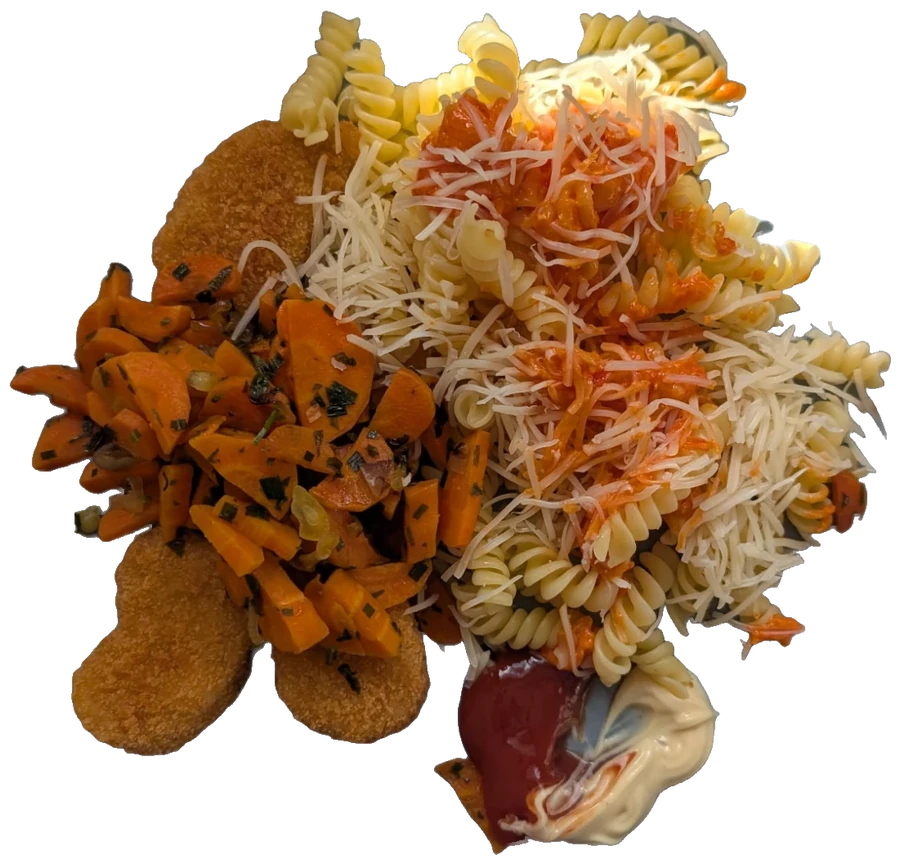
#> input picture design/assets/dishes/pates-carottes.webp, 900 x 864 px, given in place of fa34e6fc-image.jpg, which was not available
$ python cutout.py assets/dishes
#> lines starting #> are read from the running program, lines starting #| are printed output that depends on the picture
"""Cut dishes out of real photos into transparent images for the mockups.

IS-Net (via rembg) gives a saliency mask; plates and bowls are then re-fitted
as ellipses so the food inside stays opaque and neighbouring objects
(forks, a second bowl, a phone) drop out. Free-form dishes keep the model's
silhouette with its interior holes filled.

Usage:
    U2NET_HOME=/path/to/models python design/cutout.py /path/to/photos
"""

from __future__ import annotations

import sys
from dataclasses import dataclass, field
from functools import cache
from pathlib import Path
from typing import Literal

import cv2
import numpy as np
from numpy.typing import NDArray
from PIL import Image
from rembg import new_session, remove

ASSETS_DIR: Path = Path(__file__).resolve().parent / "assets" / "dishes"
STICKERS_DIR: Path = Path(__file__).resolve().parent / "assets" / "stickers"
MAX_SIDE: int = 900

Mask = NDArray[np.uint8]
Ellipse = tuple[tuple[float, float], tuple[float, float], float]


@dataclass(frozen=True)
class Circle:
    """Rough position of a round vessel in source pixels."""

    cx: float
    cy: float
    r: float


@dataclass(frozen=True)
class DishSpec:
    name: str
    source: str
    mode: Literal["ellipse", "free"]
    guess: Circle | None = None
    occluders: tuple[Circle, ...] = field(default_factory=tuple)


DISHES: tuple[DishSpec, ...] = (
    DishSpec("pizza-wrap", "fa34e6fc-image.jpg", "ellipse", Circle(933, 1115, 530)),
    DishSpec(
        "salade-courgettes", "4fb18ba3-image.jpg", "ellipse", Circle(616, 828, 476),
    ),
    DishSpec(
        "salade-verte",
        "4fb18ba3-image.jpg",
        "ellipse",
        Circle(1192, 1588, 542),
        occluders=(Circle(616, 828, 476),),
    ),
    DishSpec("aubergines-pizza", "a29c58ca-image.jpg", "free"),
    DishSpec("salade-endives", "endives.webp", "ellipse", Circle(951, 753, 653)),
    DishSpec("pates-carottes", "pates.webp", "free"),
)


@cache
def saliency_mask(path: Path) -> Mask:
    """Return the IS-Net foreground mask (0-255) for a photo, computed once."""
    session = new_session("isnet-general-use")
    mask = remove(Image.open(path).convert("RGB"), session=session, only_mask=True)
    return np.asarray(mask, dtype=np.uint8)


# [77 lines left out: functions fit_rim, ellipse_alpha, restore_occluded, free_alpha, crop_rgba, sticker, not called in this run]


def cut(spec: DishSpec, photos_dir: Path) -> Path:
    source = photos_dir / spec.source
    rgb = np.asarray(Image.open(source).convert("RGB"), dtype=np.uint8)
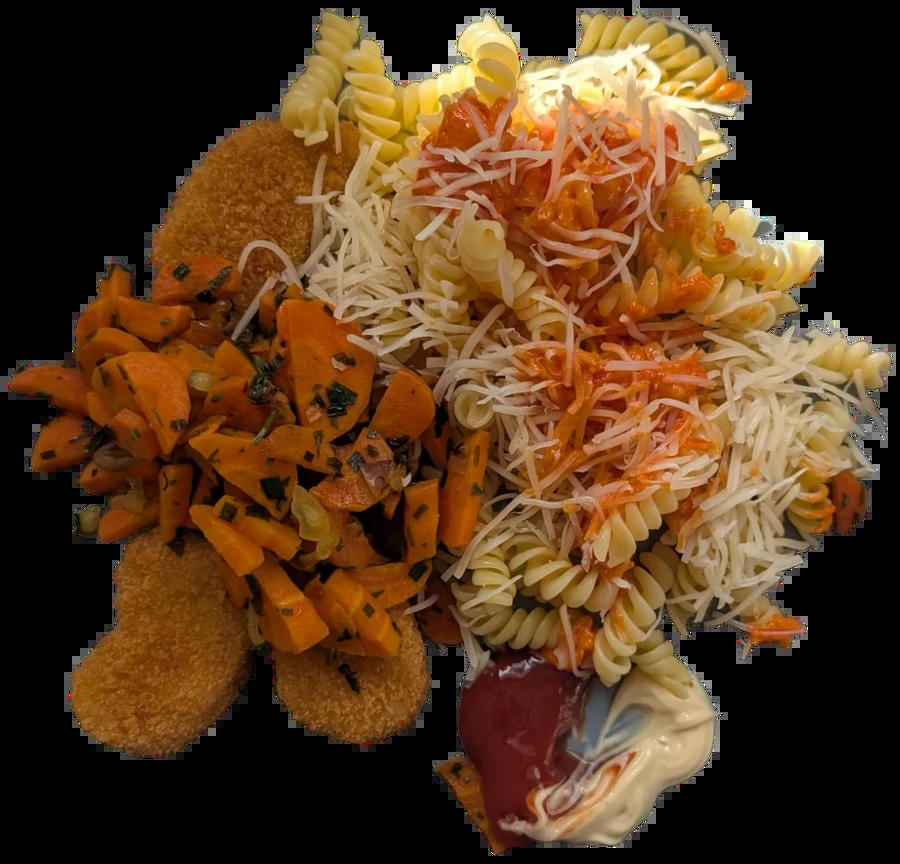
#> rgb: shape (864, 900, 3); mean R, G, B 88, 57.6, 29.5
    mask = saliency_mask(source)
    if spec.mode == "ellipse":
        assert spec.guess is not None, f"{spec.name} needs a rim guess"
        rim = fit_rim(mask, spec.guess, spec.occluders)
        alpha = ellipse_alpha(mask.shape, rim)
        if spec.occluders:
            rgb = restore_occluded(rgb, alpha, spec.occluders)
    else:
        alpha = free_alpha(mask)
    out = ASSETS_DIR / f"{spec.name}.webp"
    image = crop_rgba(rgb, alpha)
    image.save(out, quality=90, method=6)
    sticker(image).save(STICKERS_DIR / f"{spec.name}.webp", quality=90, method=6)
    return out


def main() -> None:
    photos_dir = Path(sys.argv[1])
    ASSETS_DIR.mkdir(parents=True, exist_ok=True)
    STICKERS_DIR.mkdir(parents=True, exist_ok=True)
    for spec in DISHES:
        print(f"cut {cut(spec, photos_dir).relative_to(ASSETS_DIR.parent.parent)}")
#> (the call stopped at in saliency_mask, `session = new_session("isnet-general-use")`: rembg is not available in this run)
#> pass 2 of the loop in main, `for spec in DISHES:`:
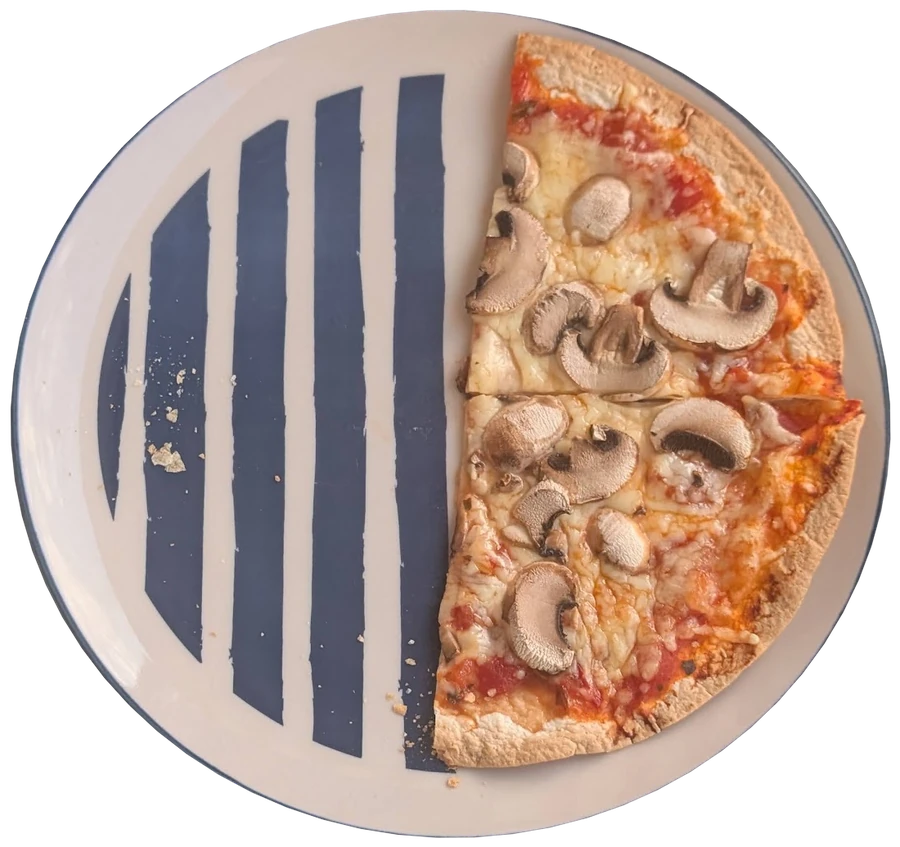
#> input picture design/assets/dishes/pizza-wrap.webp, 900 x 847 px, given in place of 4fb18ba3-image.jpg, which was not available
#> in cut (call 2), `rgb = np.asarray(Image.open(source).convert("RGB"), dtype=np.uint8)`:
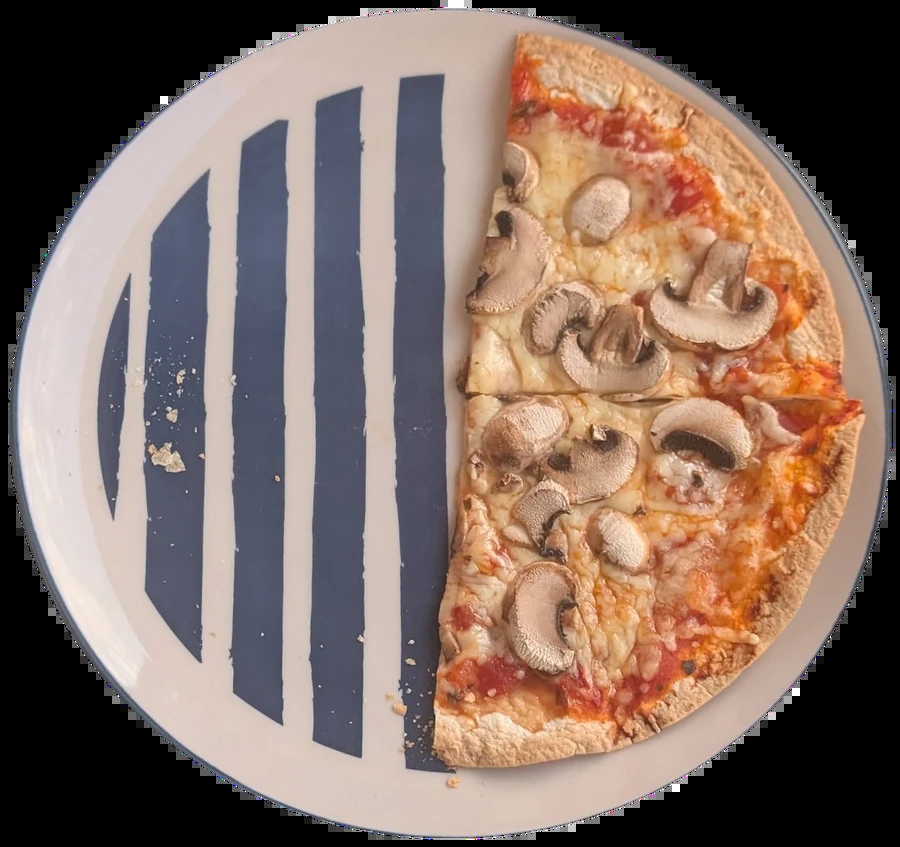
#> rgb: shape (847, 900, 3); mean R, G, B 132.9, 111.2, 100.6


if __name__ == "__main__":
#> (the run stopped early here; a loop or call above may not have finished)
